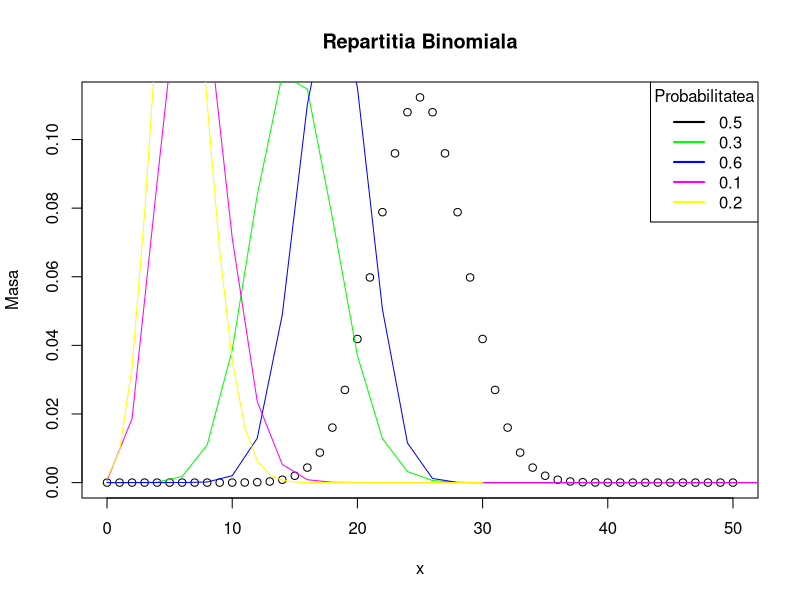
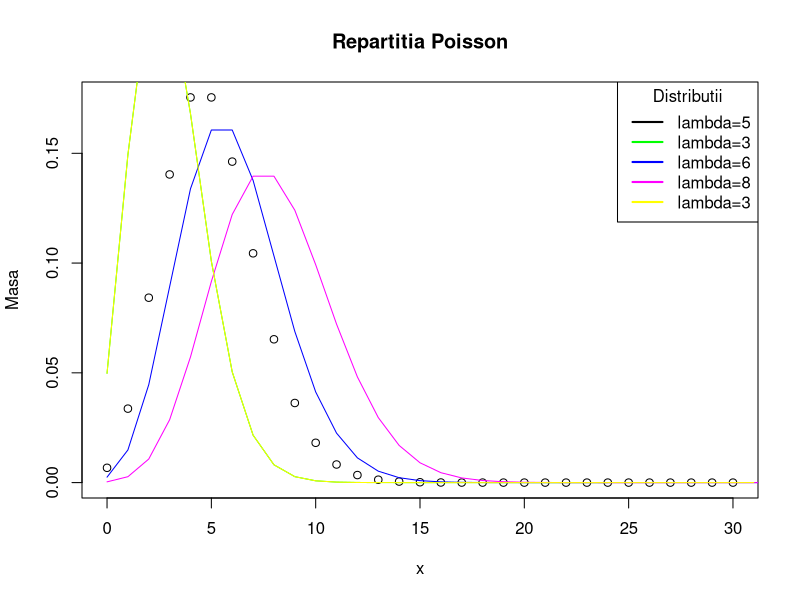
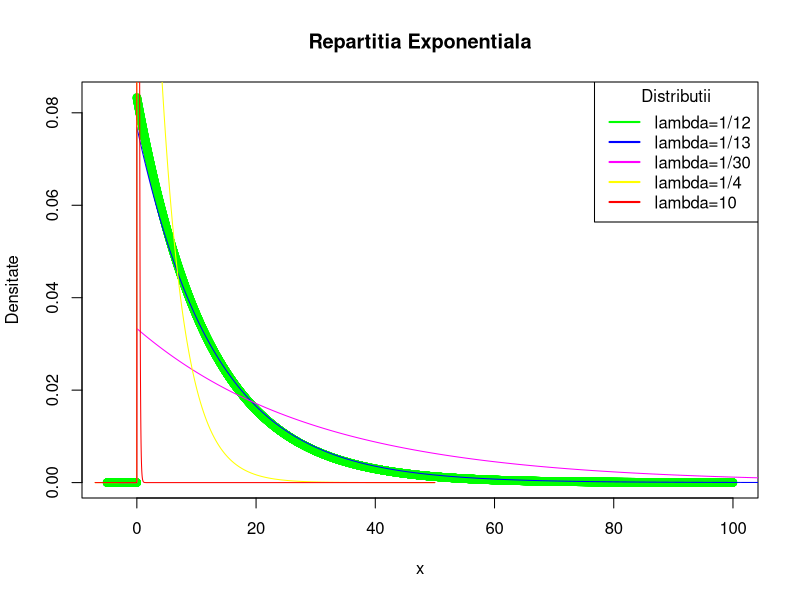
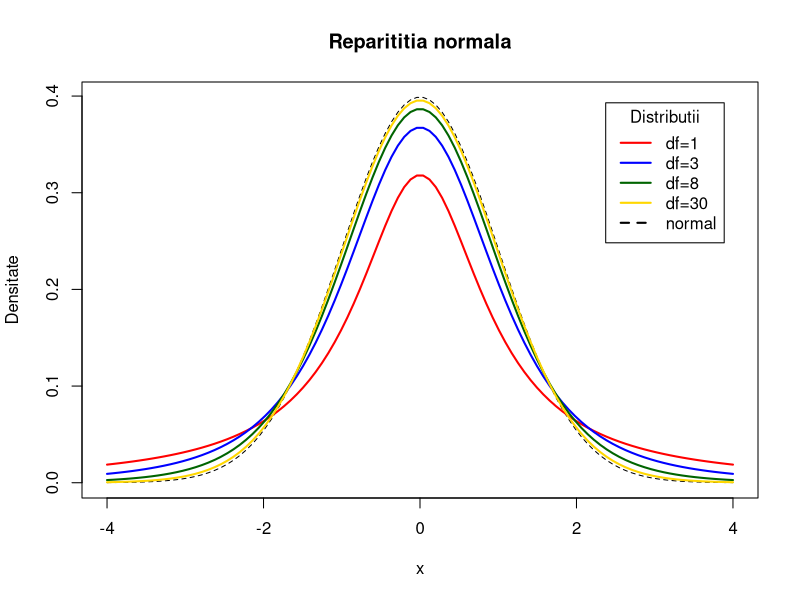
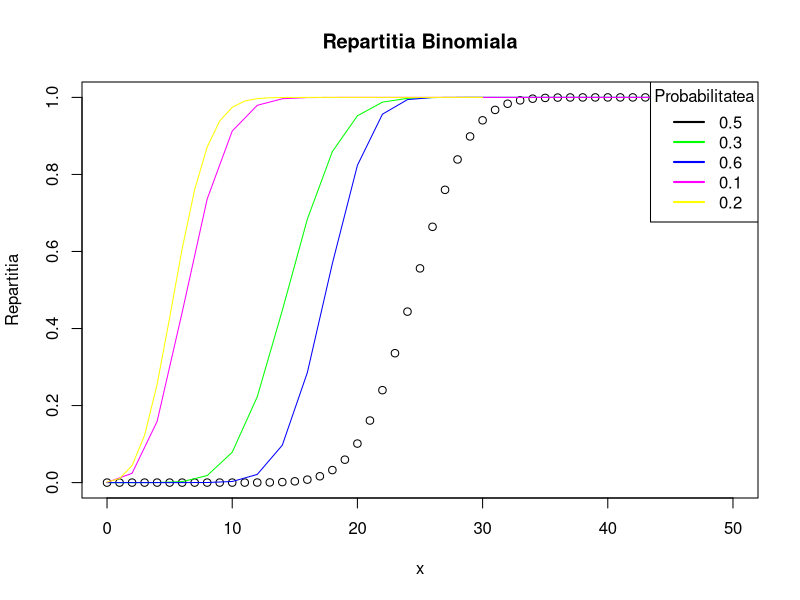
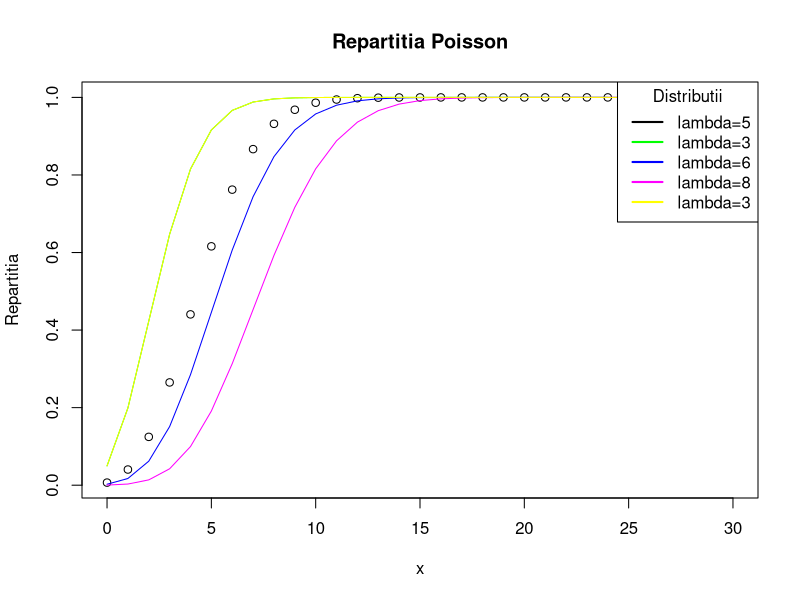
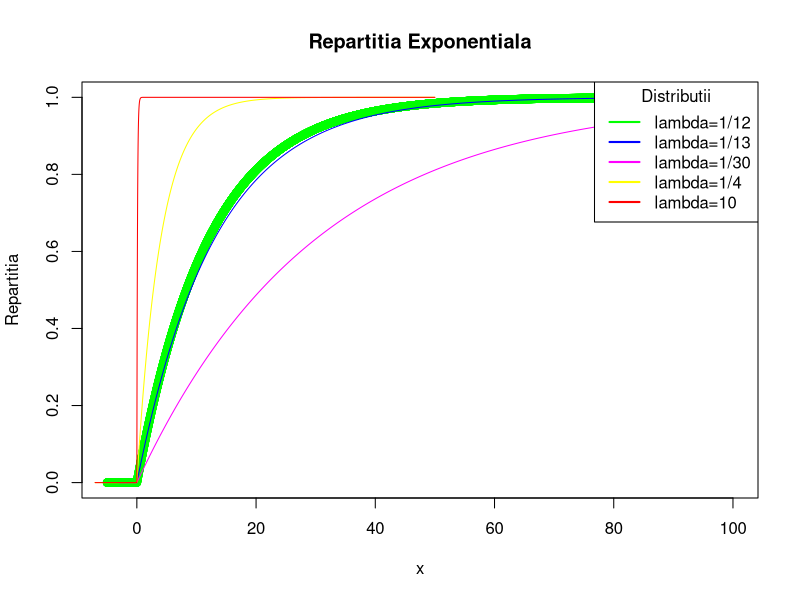
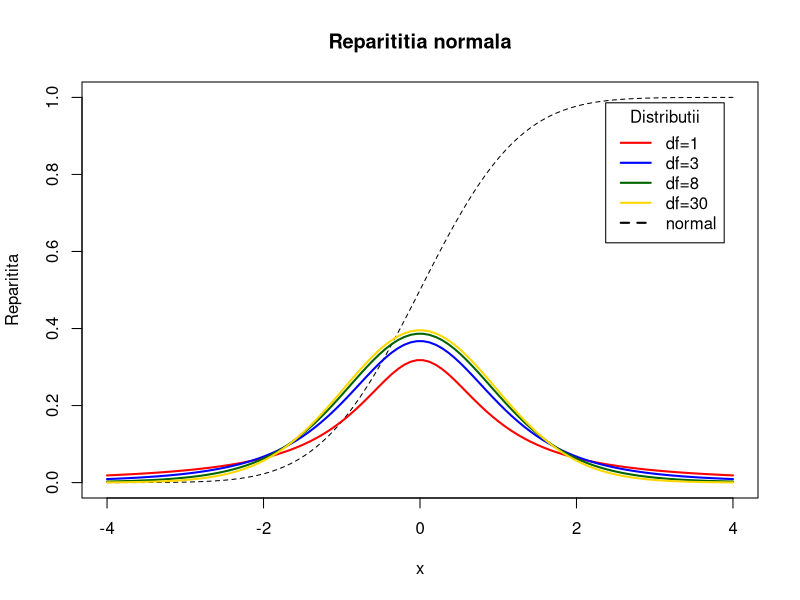

Generate these figures, in order, with R:

#Problema 1
#Subpunctul 1

set.seed(124)
binom <- rbinom(1000, 20, 0.2)
binom[1:1000]
mean(binom)
var(binom)

pois <- rpois(1000, lambda = 3)
pois[1:1000]
mean(pois)
var(pois)

expon <- rexp(1000, rate = 1/3)
expon[1:1000]
mean(expon)
var(expon)

norm <- rnorm(1000, mean = 0, sd = sqrt(2))
norm[1:1000]
mean(norm)
var(norm)




#Subpunctul 2

colors <- c("black", "green", "blue", "magenta", "yellow")
labels <- c("0.5", "0.3", "0.6", "0.1", "0.2")
x <- seq(0,50,by = 1)
plot(x,dbinom(x,50,0.5), main = "Repartitia Binomiala", xlab="x", ylab="Masa")
x <- seq(0,45,by = 2)
lines(x,dbinom(x,50,0.3), col = "green")
x <- seq(0,60,by = 2)
lines(x,dbinom(x,30,0.6), col = "blue")
x <- seq(0,70,by = 2)
lines(x,dbinom(x,70,0.1), col = "magenta")
x <- seq(0,30,by = 1)
lines(x,dbinom(x,30,0.2), col = "yellow")
legend("topright", title="Probabilitatea", labels, lwd=2, lty=c(1, 1, 1, 1, 1), col=colors) 


colors <- c("black", "green", "blue", "magenta", "yellow")
labels <- c("lambda=5", "lambda=3", "lambda=6", "lambda=8", "lambda=3")
plot(0:30, dpois(0:30, 5), main = "Repartitia Poisson", xlab="x", ylab="Masa")
lines(0:24, dpois(0:24, 3), col = "green")
lines(0:35, dpois(0:35, 6), col = "blue")
lines(0:40, dpois(0:40, 8), col = "magenta")
lines(0:31, dpois(0:31, 3), col = "yellow")
legend("topright", title="Distributii",  labels, lwd=2, lty=c(1, 1, 1, 1, 1), col=colors) 


colors <- c("green", "blue", "magenta", "yellow", "red")
labels <- c("lambda=1/12", "lambda=1/13", "lambda=1/30", "lambda=1/4", "lambda=10")
lambda <- 1/12
t1 <- seq(-5, 100, 0.01)
plot(t1, dexp(t1,lambda), col = "green", xlab="x", ylab="Densitate", main = "Repartitia Exponentiala")
t2 <- seq(-3, 200, 0.02)
lines(t2, dexp(t2, 1/13), col = "blue")
lines(t2, dexp(t2, 1/30), col = "magenta")
t3 <- seq(-7, 50, 0.01)
lines(t3, dexp(t3, 1/4), col = "yellow")
lines(t3, dexp(t3, 10), col = "red")
legend("topright", title="Distributii", labels, lwd=2, lty=c(1, 1, 1, 1, 1), col=colors)



x <- seq(-4, 4, length=100)
hx <- dnorm(x)

degf <- c(1, 3, 8, 30)
colors <- c("red", "blue", "darkgreen", "gold", "black")
labels <- c("df=1", "df=3", "df=8", "df=30", "normal")

plot(x, hx, type="l", lty=2, xlab="x", ylab="Densitate", main="Reparititia normala")

for (i in 1:4){
        lines(x, dt(x,degf[i]), lwd=2, col=colors[i])
}

legend("topright", inset=.05, title="Distributii", labels, lwd=2, lty=c(1, 1, 1, 1, 2), col=colors)




#Subpunctul 3


colors <- c("black", "green", "blue", "magenta", "yellow")
labels <- c("0.5", "0.3", "0.6", "0.1", "0.2")
x <- seq(0,50,by = 1)
plot(x,pbinom(x,50,0.5), main = "Repartitia Binomiala", xlab="x", ylab="Repartitia")
x <- seq(0,45,by = 2)
lines(x,pbinom(x,50,0.3), col = "green")
x <- seq(0,60,by = 2)
lines(x,pbinom(x,30,0.6), col = "blue")
x <- seq(0,70,by = 2)
lines(x,pbinom(x,70,0.1), col = "magenta")
x <- seq(0,30,by = 1)
lines(x,pbinom(x,30,0.2), col = "yellow")
legend("topright", title="Probabilitatea", labels, lwd=2, lty=c(1, 1, 1, 1, 1), col=colors) 


colors <- c("black", "green", "blue", "magenta", "yellow")
labels <- c("lambda=5", "lambda=3", "lambda=6", "lambda=8", "lambda=3")
plot(0:30, ppois(0:30, 5), main = "Repartitia Poisson", xlab="x", ylab="Repartitia")
lines(0:24, ppois(0:24, 3), col = "green")
lines(0:35, ppois(0:35, 6), col = "blue")
lines(0:40, ppois(0:40, 8), col = "magenta")
lines(0:31, ppois(0:31, 3), col = "yellow")
legend("topright", title="Distributii",  labels, lwd=2, lty=c(1, 1, 1, 1, 1), col=colors) 


colors <- c("green", "blue", "magenta", "yellow", "red")
labels <- c("lambda=1/12", "lambda=1/13", "lambda=1/30", "lambda=1/4", "lambda=10")
lambda <- 1/12
t1 <- seq(-5, 100, 0.01)
plot(t1, pexp(t1,lambda), col = "green", xlab="x", ylab="Repartitia", main = "Repartitia Exponentiala")
t2 <- seq(-3, 200, 0.02)
lines(t2, pexp(t2, 1/13), col = "blue")
lines(t2, pexp(t2, 1/30), col = "magenta")
t3 <- seq(-7, 50, 0.01)
lines(t3, pexp(t3, 1/4), col = "yellow")
lines(t3, pexp(t3, 10), col = "red")
legend("topright", title="Distributii", labels, lwd=2, lty=c(1, 1, 1, 1, 1), col=colors)



x <- seq(-4, 4, length=100)
hx <- pnorm(x)

degf <- c(1, 3, 8, 30)
colors <- c("red", "blue", "darkgreen", "gold", "black")
labels <- c("df=1", "df=3", "df=8", "df=30", "normal")

plot(x, hx, type="l", lty=2, xlab="x", ylab="Reparitita", main="Reparititia normala")

for (i in 1:4){
        lines(x, dt(x,degf[i]), lwd=2, col=colors[i])
}

legend("topright", inset=.05, title="Distributii", labels, lwd=2, lty=c(1, 1, 1, 1, 2), col=colors)





